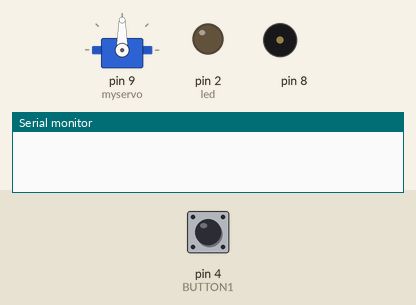
A sketch run on a simulated Arduino Uno, built with avr-gcc and run on an emulated ATmega328P. Parts: servo, output pins drawn as LEDs (lit = HIGH), buzzer (waves = sounding), the last lines printed to the serial monitor. Inputs (shaded band) come from the test bench; at power-on: pin 4 (BUTTON1) LOW.

Above: at 1.2 s.
1.3 s: pin 4 (BUTTON1) pulled HIGH for 0.15 s
At 5.0 s:
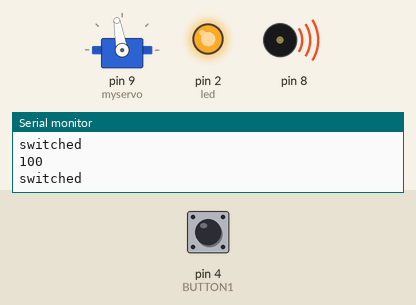
At 13.9 s:
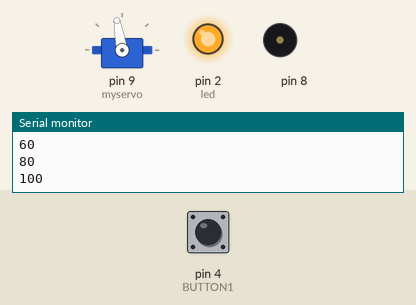
Timing chart, 0 to 15.4 s (numbered marks = the images above; inputs shaded):
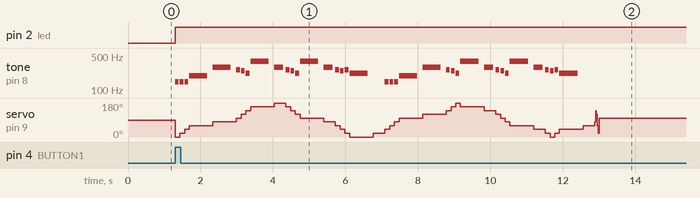

The sketch:

MusicBox2.ino
```cpp
#include <Servo.h>
Servo myservo;
int pos = 0;

int BUTTON1 = 4;
int led = 2;
unsigned long turnOffAfter = 1750;
unsigned long ledTurnedOnAt;
unsigned long buttonPushedMillis;
bool ledReady = false;
bool ledState = false;
bool pos_zeroed = true;

int thisNote = 0;

#include "pitches.h"
//int melody[] = {NOTE_C4, NOTE_G3, NOTE_G3, NOTE_A3, NOTE_G3, 0, NOTE_B3, NOTE_C4};
//
//int noteDurations[] = {4, 8, 8, 4, 4, 4, 4, 4};


//Star Wars
int melody[] = {
  NOTE_D3, NOTE_D3, NOTE_D3, NOTE_G3, NOTE_D4, NOTE_C4, NOTE_B3, NOTE_A3, NOTE_G4, NOTE_D4, \
  NOTE_C4, NOTE_B3, NOTE_A3, NOTE_G4, NOTE_D4, NOTE_C4, NOTE_B3, NOTE_C4, NOTE_A3, 0, \
  NOTE_D3, NOTE_D3, NOTE_D3, NOTE_G3, NOTE_D4, NOTE_C4, NOTE_B3, NOTE_A3, NOTE_G4, NOTE_D4, \
  NOTE_C4, NOTE_B3, NOTE_A3, NOTE_G4, NOTE_D4, NOTE_C4, NOTE_B3, NOTE_C4, NOTE_A3, 0
};

int noteDurations[] = {10, 10, 10, 2, 2, 10, 10, 10, 2, 4, \
                       10, 10, 10, 2, 4, 10, 10, 10, 2, 4, \
                       10, 10, 10, 2, 2, 10, 10, 10, 2, 4, \
                       10, 10, 10, 2, 4, 10, 10, 10, 2, 4
                      };


//Swan Lake
//int melody[] = {NOTE_E4,rest, NOTE_A3, NOTE_B3, NOTE_C4, NOTE_D4,NOTE_E4,NOTE_E4,rest,NOTE_C4,NOTE_E4,NOTE_E4,rest,NOTE_C4,NOTE_E4,NOTE_E4,rest,NOTE_A3, \
//NOTE_C4,NOTE_A3,NOTE_F3,NOTE_C4,NOTE_A3,NOTE_A3,NOTE_D4,NOTE_C4,NOTE_B3,NOTE_E4,rest,NOTE_A3,NOTE_B3,NOTE_C4,NOTE_D4,NOTE_E4,NOTE_E4,rest,NOTE_C4,\
//NOTE_E4,NOTE_E4,rest,NOTE_C4,NOTE_E4,NOTE_E4,rest,NOTE_A3,NOTE_C4,NOTE_A3,NOTE_F3,NOTE_C4,NOTE_A3,rest,rest,NOTE_A3,NOTE_B3,NOTE_C4,NOTE_D4,NOTE_E4,NOTE_F4,\
//NOTE_G4,NOTE_G4,rest,NOTE_F4,NOTE_E4,NOTE_F4,NOTE_G4,NOTE_A4,NOTE_A4,rest,NOTE_G4,NOTE_F4,NOTE_G4,NOTE_A4,NOTE_B4,NOTE_B4,rest,NOTE_A4,NOTE_GS4,NOTE_A3};
//int noteDurations[] = {1,1,4,4,4,4,2,4,1,4,2,4,1,4,2,4,4,4, \
//4,4,4,4,1,4,4,4,4,1,1,4,4,4,4,2,4,1,4,\
//2,4,1,4,2,4,4,4,4,4,4,4,1,2,1,2,2,2,2,4,4, \
//2,4,1,4,2,4,4,2,4,1,4,2,4,4,2,4,1,4,2,2};

void setup() {

  Serial.begin(9600);

  myservo.attach(9);

  pinMode(BUTTON1, INPUT);
  pinMode(led, OUTPUT);
  digitalWrite(led, LOW);

}

void loop() {

  unsigned long currentMillis = millis();
  if (digitalRead(BUTTON1) == HIGH) {
    buttonPushedMillis = currentMillis;
    ledReady = true;
  }
  if (ledReady) {
    while (thisNote < sizeof(melody)) {
      //Move
      myservo.write(pos);
      if (pos <= 180 && (pos_zeroed)) {
        pos += 20;
        if (pos == 180) {
          pos_zeroed = false;
        }
      }
      else if (!(pos_zeroed)) {
        Serial.println("switched");
        pos -= 20;
        if (pos == 0) {
          pos_zeroed = true;
        }
      }
      digitalWrite(led, HIGH);
      //MUSIC
      int noteDuration = 1000 / noteDurations[thisNote];
      tone(8, melody[thisNote], noteDuration);
      int pauseBetweenNotes = noteDuration * 1.30;
      delay(pauseBetweenNotes);
      // stop the tone playing:
      noTone(8);
      thisNote += 1;

      Serial.println(pos);
      //button stuff
      ledState = true;
      ledTurnedOnAt = currentMillis;
      ledReady = false;
    }

  }
  if (ledState) {
    if ((unsigned long)(currentMillis - ledTurnedOnAt) >= turnOffAfter) {
      ledState = false;
      digitalWrite(led, LOW);
      thisNote = 0;
    }
  }
  delay(20);
}
```

pitches.h
```cpp
/*************************************************
 * Public Constants
 *************************************************/

#define NOTE_B0  31
#define NOTE_C1  33
#define NOTE_CS1 35
#define NOTE_D1  37
#define NOTE_DS1 39
#define NOTE_E1  41
#define NOTE_F1  44
#define NOTE_FS1 46
#define NOTE_G1  49
#define NOTE_GS1 52
#define NOTE_A1  55
#define NOTE_AS1 58
#define NOTE_B1  62
#define NOTE_C2  65
#define NOTE_CS2 69
#define NOTE_D2  73
#define NOTE_DS2 78
#define NOTE_E2  82
#define NOTE_F2  87
#define NOTE_FS2 93
#define NOTE_G2  98
#define NOTE_GS2 104
#define NOTE_A2  110
#define NOTE_AS2 117
#define NOTE_B2  123
#define NOTE_C3  131
#define NOTE_CS3 139
#define NOTE_D3  147
#define NOTE_DS3 156
#define NOTE_E3  165
#define NOTE_F3  175
#define NOTE_FS3 185
#define NOTE_G3  196
#define NOTE_GS3 208
#define NOTE_A3  220
#define NOTE_AS3 233
#define NOTE_B3  247
#define NOTE_C4  262
#define NOTE_CS4 277
#define NOTE_D4  294
#define NOTE_DS4 311
#define NOTE_E4  330
#define NOTE_F4  349
#define NOTE_FS4 370
#define NOTE_G4  392
#define NOTE_GS4 415
#define NOTE_A4  440
#define NOTE_AS4 466
#define NOTE_B4  494
#define NOTE_C5  523
#define NOTE_CS5 554
#define NOTE_D5  587
#define NOTE_DS5 622
#define NOTE_E5  659
#define NOTE_F5  698
#define NOTE_FS5 740
#define NOTE_G5  784
#define NOTE_GS5 831
#define NOTE_A5  880
#define NOTE_AS5 932
#define NOTE_B5  988
#define NOTE_C6  1047
#define NOTE_CS6 1109
#define NOTE_D6  1175
#define NOTE_DS6 1245
#define NOTE_E6  1319
#define NOTE_F6  1397
#define NOTE_FS6 1480
#define NOTE_G6  1568
#define NOTE_GS6 1661
#define NOTE_A6  1760
#define NOTE_AS6 1865
#define NOTE_B6  1976
#define NOTE_C7  2093
#define NOTE_CS7 2217
#define NOTE_D7  2349
#define NOTE_DS7 2489
#define NOTE_E7  2637
#define NOTE_F7  2794
#define NOTE_FS7 2960
#define NOTE_G7  3136
#define NOTE_GS7 3322
#define NOTE_A7  3520
#define NOTE_AS7 3729
#define NOTE_B7  3951
#define NOTE_C8  4186
#define NOTE_CS8 4435
#define NOTE_D8  4699
#define NOTE_DS8 4978
#define rest 0
```
